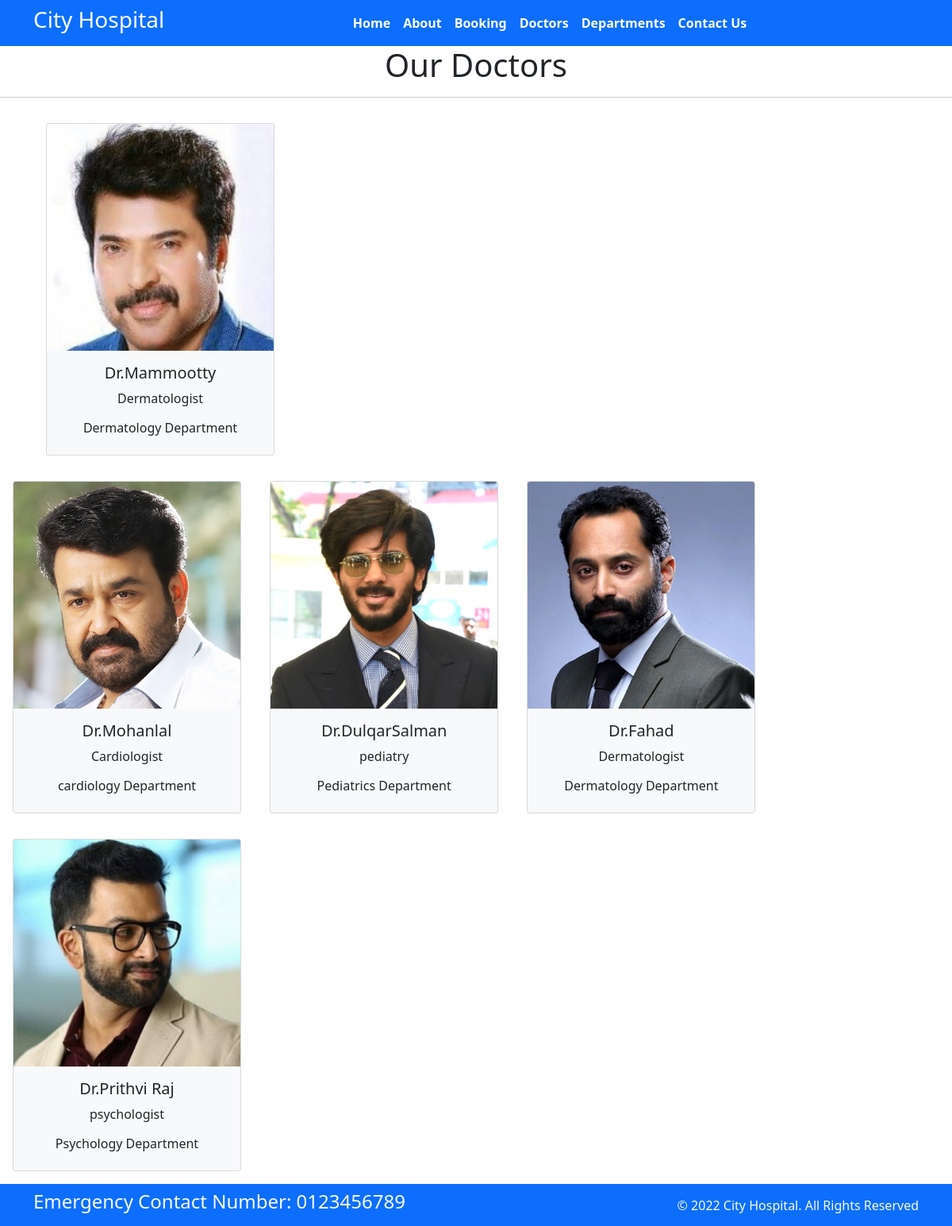
Page /doctors on the committed database.
### home/models.py (models this page shows, shortened)
class Doctors(models.Model):
    doc_name = models.CharField(max_length=255)
    doc_spec = models.CharField(max_length=255)
    dep_name = models.ForeignKey(Departments,on_delete=models.CASCADE)
    doc_image = models.ImageField(upload_to='doctors')

class Departments(models.Model):
    dep_name=models.CharField(max_length=100)
    dep_description=models.TextField()
    def __str__(self):
        return self.dep_name

### home/views.py (the view)
# urls.py: path('doctors',views.doctors,name='doctors'),
def doctors(request):
    dict_docs = {
        'doctors':Doctors.objects.all()
    }
    return render(request,'doctors.html',dict_docs)

### templates/doctors.html (shortened to what this page needs)
{% extends 'base.html' %}
{% block content %}
<h1 class="text-center">  Our Doctors</h1>
<hr>
<div class="container">
{% for d in doctors %}
    <div class="card text-center mx-3 my-3 bg-light" style="width: 18rem; display : inline-block">
        <img src="{{d.doc_image.url}}" class="card-img-top" alt="...">
        <div class="card-body">
          <h5 class="card-title"> Dr.{{d.doc_name}}</h5>
          <p class="card-text">{{d.doc_spec}}</p>
          <h6>{{d.dep_name}} Department</h6>
        </div>
      </div>
</div>
{% endfor %}
{% endblock %}

### templates/base.html (shortened to what this page needs)
{% load static %}
<!DOCTYPE html>
<html>
  <head>
    <link rel="stylesheet"
      href=" https://cdn.jsdelivr.net/npm/bootstrap@5.1.3/dist/css/bootstrap.min.css ">
    <link rel="stylesheet"
      href="https://use.fontawesome.com/releases/v5.2.0/css/all.css">
      <link rel="stylesheet"
      href="{% static '/css/style.css' %}">
  </head>
  <body>
    <nav class="navbar bg-primary navbar-expand-md ">
      <div class="container">
        <div class="col-2 text-left pl-md-0">
          <h3 class="text-white"> City Hospital </h3>
        </div>
        <div
          class="collapse navbar-collapse justify-content-center col-md-8 navbar-collapse-3">
          <ul class="navbar-nav justify-content-center  fw-bold">
            <li class="nav-item active">
              <a class="nav-link text-white" href="{% url 'home' %}">Home </a>
            </li>
            <li class="nav-item">
              <a class="nav-link text-white" href="{% url 'about' %}">About</a>
            </li>
            <li class="nav-item">
              <a class="nav-link text-white" href="{% url 'booking' %}">Booking</a>
            </li>
            <li class="nav-item">
              <a class="nav-link text-white" href="{% url 'doctors' %}">Doctors</a>
            </li>
			 <li class="nav-item">
              <a class="nav-link text-white" href="{% url 'department' %}">Departments</a>
            </li>
            <li class="nav-item">
              <a class="nav-link text-white" href="{% url 'contact' %}">Contact Us</a>
            </li>
          </ul>
        </div>
      </div>
    </nav>
    {% block content %} {% endblock %}
    <section class="">
      <footer class="pt-2 pb-2  bg-primary text-light">
        <div class="container">
          <div class="row align-items-center">
            <div class="col-12 col-md-8">
              <h4>Emergency Contact Number: 0123456789</h4>
            </div>
            <div class="col-12 col-md-4 mt-4 mt-md-0 text-center text-md-end">
              © 2022 City Hospital. All Rights Reserved
            </div>
          </div>
        </div>
      </footer>
    </section>
  </body>
</html>

### rows in the picture
Doctors: doc_image (picture), doc_name "Mammootty", doc_spec "Dermatologist", dep_name "Dermatology"
Doctors: doc_image (picture), doc_name "Mohanlal", doc_spec "Cardiologist", dep_name "cardiology"
Doctors: doc_image (picture), doc_name "DulqarSalman", doc_spec "pediatry", dep_name "Pediatrics"
Doctors: doc_image (picture), doc_name "Fahad", doc_spec "Dermatologist", dep_name "Dermatology"
Doctors: doc_image (picture), doc_name "Prithvi Raj", doc_spec "psychologist", dep_name "Psychology"
